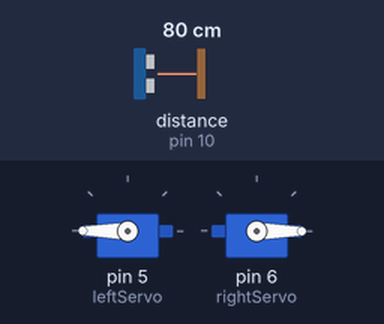
Bench run of a sketch on a simulated Arduino Uno, built with avr-gcc and run on an emulated ATmega328P. On the bench: 2 × servo. Wiring (inferred from the names in the program): ultrasonic range finder: trigger pin 9; echo pin 10. The test bench sets the inputs (shaded band); at power-on: distance to the obstacle (sensor on pin 10) 80 cm. The echo pulse lasts 58.3 µs per cm.

Above: at 1.2 s.
1.3 s: distance to the obstacle (sensor on pin 10) set to 18 cm
2.8 s: distance to the obstacle (sensor on pin 10) set to 14 cm
At 4.0 s:
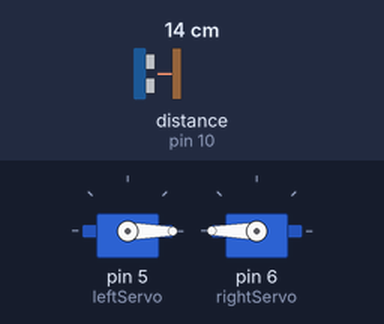
4.3 s: distance to the obstacle (sensor on pin 10) set to 35 cm
At 5.8 s:
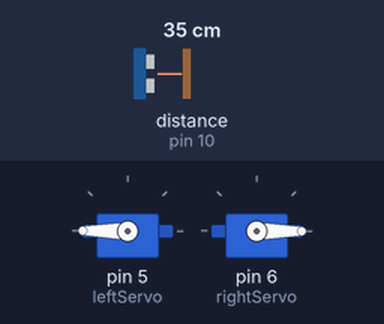
6.1 s: distance to the obstacle (sensor on pin 10) set to 2 cm
At 7.0 s:
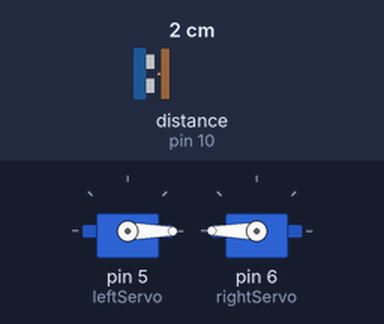
Timing chart, 0 to 8.6 s (numbered marks = the images above; inputs shaded):
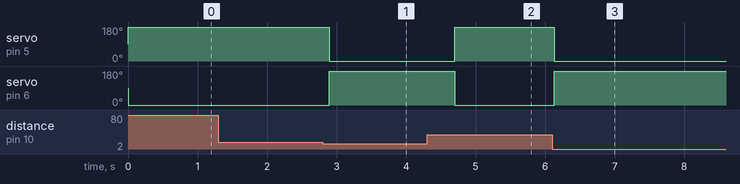

Measured:
- the behaviour switches between 16 and 15 cm on distance to the obstacle (sensor on pin 10) (found by bisection; images 0 and 1)
- after the input at 1.3 s, every drawn part: stays the same
- after the input at 2.8 s, servo on pin 5 (leftServo): 180° → 0° after 0.09 s; servo on pin 6 (rightServo): 0° → 180° after 0.09 s
- after the input at 4.3 s, servo on pin 5 (leftServo): 0° → 180° after 0.40 s; servo on pin 6 (rightServo): 180° → 0° after 0.40 s
- after the input at 6.1 s, servo on pin 5 (leftServo): 180° → 0° at once; servo on pin 6 (rightServo): 0° → 180° at once

The sketch:

obstacleAvoidanceRobot.ino
```cpp
#include <Servo.h>

Servo leftServo;
Servo rightServo;

const int trigPin = 9;
const int echoPin = 10;

void setup() {
  leftServo.attach(5);
  rightServo.attach(6);
  pinMode(trigPin, OUTPUT);
  pinMode(echoPin, INPUT);
}

void loop() {
  long duration;
  int distance;

  digitalWrite(trigPin, LOW);
  delayMicroseconds(2);
  digitalWrite(trigPin, HIGH);
  delayMicroseconds(10);
  digitalWrite(trigPin, LOW);

  duration = pulseIn(echoPin, HIGH);
  distance = duration * 0.034 / 2;

  if (distance < 15) {
    // Obstacle detected – turn
    leftServo.write(0);   // backward
    rightServo.write(180); // forward
    delay(500);
  } else {
    // Move forward
    leftServo.write(180);
    rightServo.write(0);
  }

  delay(100);
}
```
